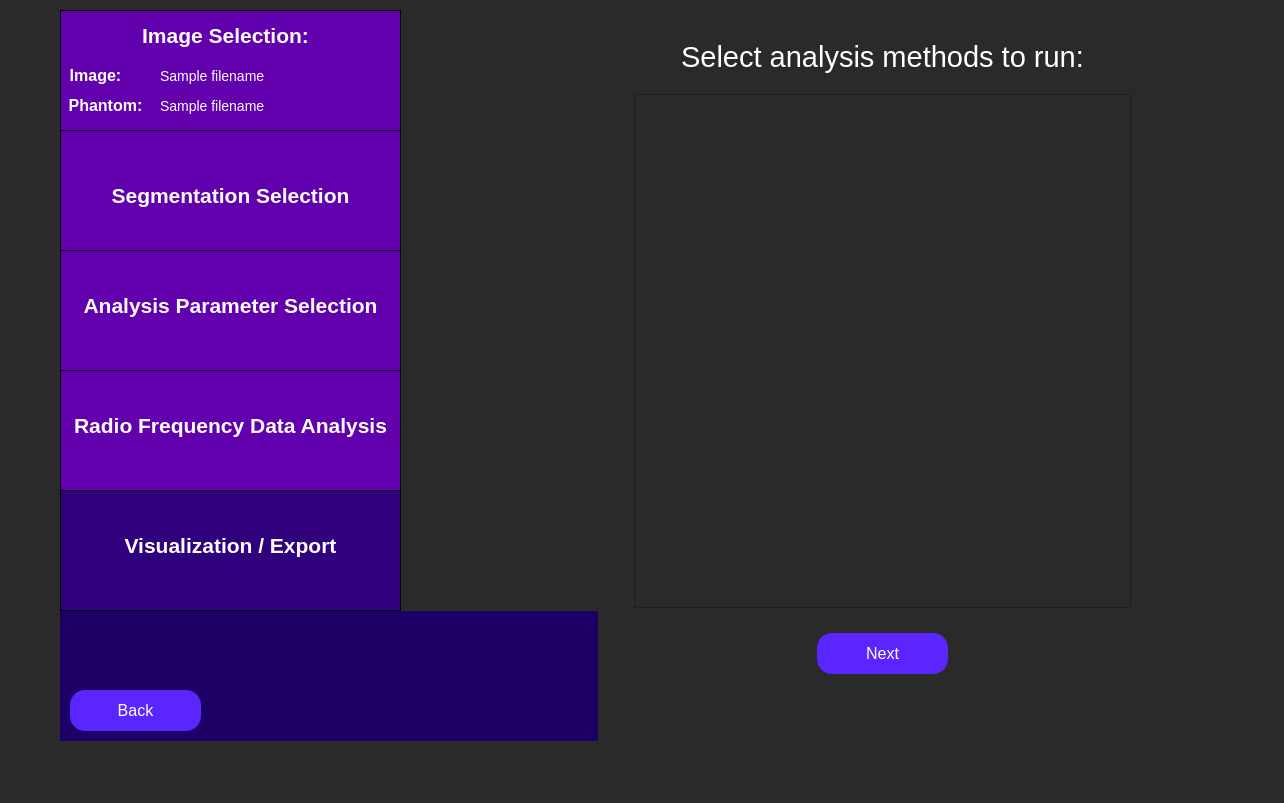
<?xml version="1.0" encoding="UTF-8"?>
<ui version="4.0">
 <class>analysisFunctionSelection</class>
 <widget class="QWidget" name="analysisFunctionSelection">
  <property name="geometry">
   <rect>
    <x>0</x>
    <y>0</y>
    <width>1284</width>
    <height>803</height>
   </rect>
  </property>
  <property name="minimumSize">
   <size>
    <width>0</width>
    <height>0</height>
   </size>
  </property>
  <property name="windowTitle">
   <string>Analysis Function Selection</string>
  </property>
  <property name="styleSheet">
   <string notr="true">QWidget {
	background: rgb(42, 42, 42);
}</string>
  </property>
  <widget class="QWidget" name="horizontalLayoutWidget_4">
   <property name="geometry">
    <rect>
     <x>60</x>
     <y>10</y>
     <width>1081</width>
     <height>731</height>
    </rect>
   </property>
   <layout class="QHBoxLayout" name="full_screen_layout" stretch="0,0">
    <item>
     <layout class="QVBoxLayout" name="side_bar_layout" stretch="0,0">
      <property name="spacing">
       <number>0</number>
      </property>
      <property name="sizeConstraint">
       <enum>QLayout::SetMaximumSize</enum>
      </property>
      <item>
       <widget class="QWidget" name="sidebar" native="true">
        <property name="minimumSize">
         <size>
          <width>341</width>
          <height>601</height>
         </size>
        </property>
        <property name="maximumSize">
         <size>
          <width>241</width>
          <height>601</height>
         </size>
        </property>
        <property name="toolTip">
         <string>&lt;html&gt;&lt;head/&gt;&lt;body&gt;&lt;p&gt;&lt;br/&gt;&lt;/p&gt;&lt;/body&gt;&lt;/html&gt;</string>
        </property>
        <property name="styleSheet">
         <string notr="true">QWidget {
	background-color: rgb(28, 0, 101);
}</string>
        </property>
        <widget class="QFrame" name="imageSelectionSidebar">
         <property name="geometry">
          <rect>
           <x>0</x>
           <y>0</y>
           <width>341</width>
           <height>121</height>
          </rect>
         </property>
         <property name="minimumSize">
          <size>
           <width>341</width>
           <height>121</height>
          </size>
         </property>
         <property name="maximumSize">
          <size>
           <width>341</width>
           <height>121</height>
          </size>
         </property>
         <property name="styleSheet">
          <string notr="true">QFrame {
	background-color: rgb(99, 0, 174);
	border: 1px solid black;
}</string>
         </property>
         <property name="frameShape">
          <enum>QFrame::StyledPanel</enum>
         </property>
         <property name="frameShadow">
          <enum>QFrame::Raised</enum>
         </property>
         <widget class="QLabel" name="imageSelectionLabelSidebar">
          <property name="geometry">
           <rect>
            <x>70</x>
            <y>0</y>
            <width>191</width>
            <height>51</height>
           </rect>
          </property>
          <property name="styleSheet">
           <string notr="true">QLabel {
	font-size: 21px;
	color: rgb(255, 255, 255);
	background-color: rgba(255, 255, 255, 0);
	border: 0px;
	font-weight: bold;
}</string>
          </property>
          <property name="text">
           <string>Image Selection:</string>
          </property>
          <property name="alignment">
           <set>Qt::AlignCenter</set>
          </property>
         </widget>
         <widget class="QLabel" name="imageLabel">
          <property name="geometry">
           <rect>
            <x>-60</x>
            <y>40</y>
            <width>191</width>
            <height>51</height>
           </rect>
          </property>
          <property name="styleSheet">
           <string notr="true">QLabel {
	font-size: 16px;
	color: rgb(255, 255, 255);
	background-color: rgba(255, 255, 255, 0);
	border: 0px;
	font-weight: bold;
}</string>
          </property>
          <property name="text">
           <string>Image:</string>
          </property>
          <property name="alignment">
           <set>Qt::AlignCenter</set>
          </property>
         </widget>
         <widget class="QLabel" name="phantomLabel">
          <property name="geometry">
           <rect>
            <x>-50</x>
            <y>70</y>
            <width>191</width>
            <height>51</height>
           </rect>
          </property>
          <property name="styleSheet">
           <string notr="true">QLabel {
	font-size: 16px;
	color: rgb(255, 255, 255);
	background-color: rgba(255, 255, 255, 0);
	border: 0px;
	font-weight: bold
}</string>
          </property>
          <property name="text">
           <string>Phantom:</string>
          </property>
          <property name="alignment">
           <set>Qt::AlignCenter</set>
          </property>
         </widget>
         <widget class="QLabel" name="image_path_input">
          <property name="geometry">
           <rect>
            <x>100</x>
            <y>40</y>
            <width>241</width>
            <height>51</height>
           </rect>
          </property>
          <property name="styleSheet">
           <string notr="true">QLabel {
	font-size: 14px;
	color: rgb(255, 255, 255);
	background-color: rgba(255, 255, 255, 0);
	border: 0px;
}</string>
          </property>
          <property name="text">
           <string>Sample filename </string>
          </property>
          <property name="alignment">
           <set>Qt::AlignLeading|Qt::AlignLeft|Qt::AlignVCenter</set>
          </property>
         </widget>
         <widget class="QLabel" name="phantom_path_input">
          <property name="geometry">
           <rect>
            <x>100</x>
            <y>70</y>
            <width>241</width>
            <height>51</height>
           </rect>
          </property>
          <property name="styleSheet">
           <string notr="true">QLabel {
	font-size: 14px;
	color: rgb(255, 255, 255);
	background-color: rgba(255, 255, 255, 0);
	border: 0px;
}</string>
          </property>
          <property name="text">
           <string>Sample filename </string>
          </property>
          <property name="alignment">
           <set>Qt::AlignLeading|Qt::AlignLeft|Qt::AlignVCenter</set>
          </property>
         </widget>
        </widget>
        <widget class="QFrame" name="segmentationSidebar">
         <property name="geometry">
          <rect>
           <x>0</x>
           <y>120</y>
           <width>341</width>
           <height>121</height>
          </rect>
         </property>
         <property name="maximumSize">
          <size>
           <width>341</width>
           <height>121</height>
          </size>
         </property>
         <property name="styleSheet">
          <string notr="true">QFrame {
	background-color: rgb(99, 0, 174);
	border: 1px solid black;
}</string>
         </property>
         <property name="frameShape">
          <enum>QFrame::StyledPanel</enum>
         </property>
         <property name="frameShadow">
          <enum>QFrame::Raised</enum>
         </property>
         <widget class="QLabel" name="segmentationSidebarLabel">
          <property name="geometry">
           <rect>
            <x>0</x>
            <y>40</y>
            <width>341</width>
            <height>51</height>
           </rect>
          </property>
          <property name="styleSheet">
           <string notr="true">QLabel {
	font-size: 21px;
	color: rgb(255, 255, 255);
	background-color: rgba(255, 255, 255, 0);
	border: 0px;
	font-weight: bold;
}</string>
          </property>
          <property name="text">
           <string>Segmentation Selection</string>
          </property>
          <property name="alignment">
           <set>Qt::AlignCenter</set>
          </property>
         </widget>
        </widget>
        <widget class="QFrame" name="analysisParamsSidebar">
         <property name="geometry">
          <rect>
           <x>0</x>
           <y>240</y>
           <width>341</width>
           <height>121</height>
          </rect>
         </property>
         <property name="maximumSize">
          <size>
           <width>341</width>
           <height>121</height>
          </size>
         </property>
         <property name="styleSheet">
          <string notr="true">QFrame {
	background-color: rgb(99, 0, 174);
	border: 1px solid black;
}</string>
         </property>
         <property name="frameShape">
          <enum>QFrame::StyledPanel</enum>
         </property>
         <property name="frameShadow">
          <enum>QFrame::Raised</enum>
         </property>
         <widget class="QLabel" name="analysisParamsLabel">
          <property name="geometry">
           <rect>
            <x>0</x>
            <y>30</y>
            <width>341</width>
            <height>51</height>
           </rect>
          </property>
          <property name="styleSheet">
           <string notr="true">QLabel {
	font-size: 21px;
	color: rgb(255, 255, 255);
	background-color: rgba(255, 255, 255, 0);
	border: 0px;
	font-weight:bold;
}</string>
          </property>
          <property name="text">
           <string>Analysis Parameter Selection</string>
          </property>
          <property name="alignment">
           <set>Qt::AlignCenter</set>
          </property>
         </widget>
        </widget>
        <widget class="QFrame" name="rfAnalysisSidebar">
         <property name="geometry">
          <rect>
           <x>0</x>
           <y>360</y>
           <width>341</width>
           <height>121</height>
          </rect>
         </property>
         <property name="minimumSize">
          <size>
           <width>341</width>
           <height>121</height>
          </size>
         </property>
         <property name="maximumSize">
          <size>
           <width>341</width>
           <height>121</height>
          </size>
         </property>
         <property name="styleSheet">
          <string notr="true">QFrame {
	background-color: rgb(99, 0, 174);
	border: 1px solid black;
}</string>
         </property>
         <property name="frameShape">
          <enum>QFrame::StyledPanel</enum>
         </property>
         <property name="frameShadow">
          <enum>QFrame::Raised</enum>
         </property>
         <widget class="QLabel" name="rfAnalysisLabel">
          <property name="geometry">
           <rect>
            <x>0</x>
            <y>30</y>
            <width>341</width>
            <height>51</height>
           </rect>
          </property>
          <property name="styleSheet">
           <string notr="true">QLabel {
	font-size: 21px;
	color: rgb(255, 255, 255);
	background-color: rgba(255, 255, 255, 0);
	border: 0px;
	font-weight: bold;
}</string>
          </property>
          <property name="text">
           <string>Radio Frequency Data Analysis</string>
          </property>
          <property name="alignment">
           <set>Qt::AlignCenter</set>
          </property>
         </widget>
        </widget>
        <widget class="QFrame" name="exportResultsSidebar">
         <property name="geometry">
          <rect>
           <x>0</x>
           <y>480</y>
           <width>341</width>
           <height>121</height>
          </rect>
         </property>
         <property name="minimumSize">
          <size>
           <width>341</width>
           <height>121</height>
          </size>
         </property>
         <property name="maximumSize">
          <size>
           <width>341</width>
           <height>121</height>
          </size>
         </property>
         <property name="styleSheet">
          <string notr="true">QFrame {
	background-color:  rgb(49, 0, 124);
	border: 1px solid black;
}</string>
         </property>
         <property name="frameShape">
          <enum>QFrame::StyledPanel</enum>
         </property>
         <property name="frameShadow">
          <enum>QFrame::Raised</enum>
         </property>
         <widget class="QLabel" name="exportResultsLabel">
          <property name="geometry">
           <rect>
            <x>20</x>
            <y>30</y>
            <width>301</width>
            <height>51</height>
           </rect>
          </property>
          <property name="styleSheet">
           <string notr="true">QLabel {
	font-size: 21px;
	color: rgb(255, 255, 255);
	background-color: rgba(255, 255, 255, 0);
	border: 0px;
	font-weight: bold;
}</string>
          </property>
          <property name="text">
           <string>Visualization / Export</string>
          </property>
          <property name="alignment">
           <set>Qt::AlignCenter</set>
          </property>
         </widget>
        </widget>
       </widget>
      </item>
      <item>
       <widget class="QFrame" name="gridFrame">
        <property name="maximumSize">
         <size>
          <width>341</width>
          <height>16777215</height>
         </size>
        </property>
        <property name="styleSheet">
         <string notr="true">QFrame {
	background-color: rgb(28, 0, 101);
}</string>
        </property>
        <layout class="QGridLayout" name="backButtonGrid" rowstretch="0,0">
         <property name="sizeConstraint">
          <enum>QLayout::SetMinAndMaxSize</enum>
         </property>
         <property name="leftMargin">
          <number>10</number>
         </property>
         <property name="topMargin">
          <number>10</number>
         </property>
         <property name="rightMargin">
          <number>10</number>
         </property>
         <property name="bottomMargin">
          <number>10</number>
         </property>
         <item row="0" column="0">
          <spacer name="verticalSpacer">
           <property name="orientation">
            <enum>Qt::Vertical</enum>
           </property>
           <property name="sizeHint" stdset="0">
            <size>
             <width>20</width>
             <height>40</height>
            </size>
           </property>
          </spacer>
         </item>
         <item row="1" column="1">
          <spacer name="horizontalSpacer">
           <property name="orientation">
            <enum>Qt::Horizontal</enum>
           </property>
           <property name="sizeHint" stdset="0">
            <size>
             <width>40</width>
             <height>20</height>
            </size>
           </property>
          </spacer>
         </item>
         <item row="1" column="0">
          <widget class="QPushButton" name="back_button">
           <property name="minimumSize">
            <size>
             <width>131</width>
             <height>41</height>
            </size>
           </property>
           <property name="maximumSize">
            <size>
             <width>131</width>
             <height>41</height>
            </size>
           </property>
           <property name="styleSheet">
            <string notr="true">QPushButton {
	color: white;
	font-size: 16px;
	background: rgb(90, 37, 255);
	border-radius: 15px;
}</string>
           </property>
           <property name="text">
            <string>Back</string>
           </property>
          </widget>
         </item>
        </layout>
       </widget>
      </item>
     </layout>
    </item>
    <item>
     <layout class="QVBoxLayout" name="analysis_function_layout" stretch="0,10,1,1">
      <property name="spacing">
       <number>20</number>
      </property>
      <property name="leftMargin">
       <number>30</number>
      </property>
      <property name="topMargin">
       <number>30</number>
      </property>
      <property name="rightMargin">
       <number>10</number>
      </property>
      <property name="bottomMargin">
       <number>10</number>
      </property>
      <item>
       <widget class="QLabel" name="analysis_function_label">
        <property name="styleSheet">
         <string notr="true">QLabel {
	font-size: 29px;
	color: rgb(255, 255, 255);
	background-color: rgba(255, 255, 255, 0);
}</string>
        </property>
        <property name="text">
         <string>Select analysis methods to run:</string>
        </property>
        <property name="textFormat">
         <enum>Qt::AutoText</enum>
        </property>
        <property name="scaledContents">
         <bool>false</bool>
        </property>
        <property name="alignment">
         <set>Qt::AlignCenter</set>
        </property>
        <property name="wordWrap">
         <bool>true</bool>
        </property>
       </widget>
      </item>
      <item>
       <widget class="QListWidget" name="funcs_list"/>
      </item>
      <item alignment="Qt::AlignHCenter|Qt::AlignVCenter">
       <widget class="QPushButton" name="next_button">
        <property name="minimumSize">
         <size>
          <width>131</width>
          <height>41</height>
         </size>
        </property>
        <property name="maximumSize">
         <size>
          <width>131</width>
          <height>41</height>
         </size>
        </property>
        <property name="styleSheet">
         <string notr="true">QPushButton {
	color: white;
	font-size: 16px;
	background: rgb(90, 37, 255);
	border-radius: 15px;
}</string>
        </property>
        <property name="text">
         <string>Next</string>
        </property>
       </widget>
      </item>
      <item>
       <spacer name="verticalSpacer_10">
        <property name="orientation">
         <enum>Qt::Vertical</enum>
        </property>
        <property name="sizeHint" stdset="0">
         <size>
          <width>20</width>
          <height>40</height>
         </size>
        </property>
       </spacer>
      </item>
     </layout>
    </item>
   </layout>
  </widget>
 </widget>
 <resources/>
 <connections/>
</ui>
